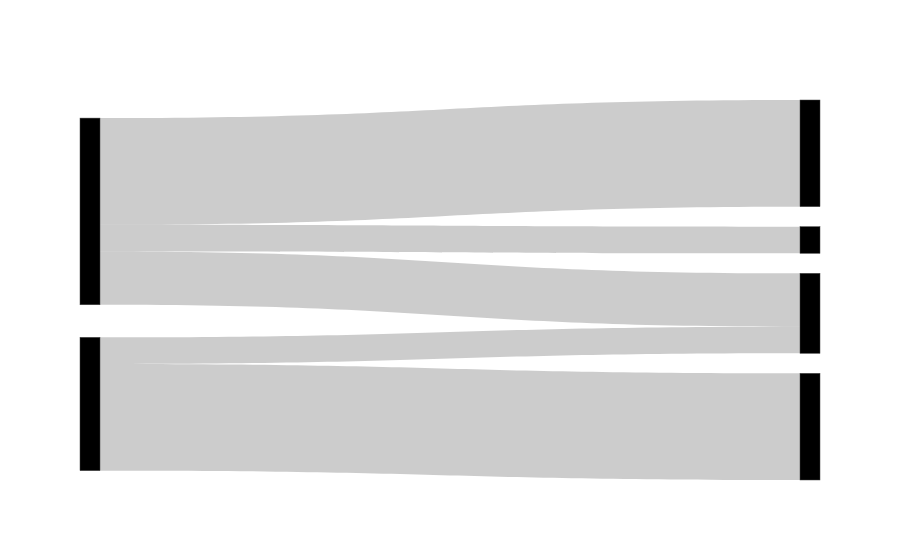

Notebook code for this chart:
### Code cell
source = [0, 0, 1, 1, 0]
target = [2, 3, 4, 5, 4]
value = [8, 2, 2, 8, 4]

import plotly.graph_objects as go

link = dict(source = source, target = target, value = value)
data = go.Sankey(link = link)

fig = go.Figure(data)

fig.show()

### Figure 1 — Plotly figure (JSON) as saved in the notebook; plotly's stock layout.template omitted (floating-point values rounded to 4 significant figures)
{"data": [{"link": {"source": [0, 0, 1, 1, 0], "target": [2, 3, 4, 5, 4], "value": [8, 2, 2, 8, 4]}, "type": "sankey"}], "layout": {}}
